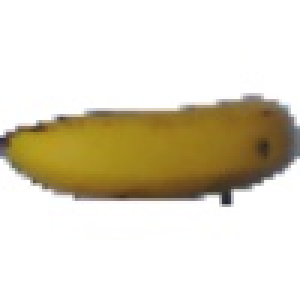
#> input picture kmeans1/8/Banana (04).jpg, 100 x 100 px, given as the content of the folder D:/PTIT/CSDLDPT/Multimedia-Database-System/Mix, which was not available (shown 3 times larger)
$ jupyter execute --allow-errors CSDLDPT.ipynb
#> lines starting #> are read from the running program, lines starting #| are printed output that depends on the picture; pictures that were not available may be replaced by others from this repository, and a replacement may not be noted
[cell 1]
import cv2
import matplotlib.pyplot as plt
from mpl_toolkits.mplot3d import Axes3D
import numpy as np
import pandas as pd
import os
import pymongo

[cell 2]
# [10 lines of commented-out code are left out]

[cell 3]
def average_BGR(image):
    avg_blue = image[:,:,0].mean()
    avg_green = image[:,:,1].mean()
    avg_red = image[:,:,2].mean()

    return [avg_blue,avg_green,avg_red]

def average_HSV(image):
    image = cv2.cvtColor(image,cv2.COLOR_BGR2HSV)
    avg_hue = image[:,:,0].mean()
    avg_saturation = image[:,:,1].mean()
    avg_value = image[:,:,2].mean()

    return avg_hue, avg_saturation, avg_value

def kmeans_display(X, label):
    unique_labels = np.unique(label)
    markers = ['o', 's', '^', 'p', '*', 'h', 'H', 'D', 'd', 'P', 'X', 'v', '<', '>', '8']  # List of markers for different clusters

    fig = plt.figure()
    ax = fig.add_subplot(111, projection='3d')

    for i, cluster_label in enumerate(unique_labels):
        X_cluster = X[label == cluster_label, :]
        marker = markers[i % len(markers)]  # Select a marker from the list cyclically

        ax.scatter(X_cluster[:, 0], X_cluster[:, 1], X_cluster[:, 2], marker=marker, s=20)

    ax.set_xlabel('X')
    ax.set_ylabel('Y')
    ax.set_zlabel('Z')

    plt.show()

[cell 4]
fig = plt.figure(figsize=(12, 6))

# Subplot for RGB
ax1 = fig.add_subplot(121, projection='3d')
ax1.set_title('RGB')
ax1.set_xlabel('Avg blue channel')
ax1.set_ylabel('Avg green channel')
ax1.set_zlabel('Avg red channel')

# Subplot for HSV
ax2 = fig.add_subplot(122, projection='3d')
ax2.set_title('HSV')
ax2.set_xlabel('Avg hue')
ax2.set_ylabel('Avg saturation')
ax2.set_zlabel('Avg value')

list_avg_blue = []
list_avg_green = []
list_avg_red = []

list_avg_hue=[]
list_avg_saturation=[]
list_avg_value=[]
X1 = []
X2 = []
list_image = []
list_image_path=[]
for dirname, _, filenames in os.walk('D:\PTIT\CSDLDPT\Multimedia-Database-System\Mix'):
    for filename in filenames:
        image_path = os.path.join(dirname, filename)
        list_image_path.append(image_path)
        image = cv2.imread(image_path)
#> image is the input picture: shape (100, 100, 3); mean B, G, R 198.2, 216.5, 223.4
        list_image.append(image)
        avg_BGR = average_BGR(image)
#> in average_BGR, `avg_blue = image[:,:,0].mean()`: avg_blue = 198.2
#> in average_BGR, `avg_green = image[:,:,1].mean()`: avg_green = 216.5
#> in average_BGR, `avg_red = image[:,:,2].mean()`: avg_red = 223.4
#> avg_BGR = [198.2, 216.5, 223.4]
        X1.append(avg_BGR)
        list_avg_blue.append(avg_BGR[0])
        list_avg_green.append(avg_BGR[1])
        list_avg_red.append(avg_BGR[2])
        avg_HSV= average_HSV(image)
#> in average_HSV, `image = cv2.cvtColor(image,cv2.COLOR_BGR2HSV)`: image: shape (100, 100, 3); mean H, S, V 15.7, 45, 223.5
#> in average_HSV, `avg_hue = image[:,:,0].mean()`: avg_hue = 15.69
#> in average_HSV, `avg_saturation = image[:,:,1].mean()`: avg_saturation = 45
#> in average_HSV, `avg_value = image[:,:,2].mean()`: avg_value = 223.5
#> avg_HSV = (15.69, 45, 223.5)
        list_avg_hue.append(avg_HSV[0])
        list_avg_saturation.append(avg_HSV[1])
        list_avg_value.append(avg_HSV[2])
        X2.append(avg_HSV)

ax1.scatter(list_avg_blue, list_avg_green, list_avg_red)
ax2.scatter(list_avg_value,list_avg_saturation,list_avg_hue)

# plt.show()
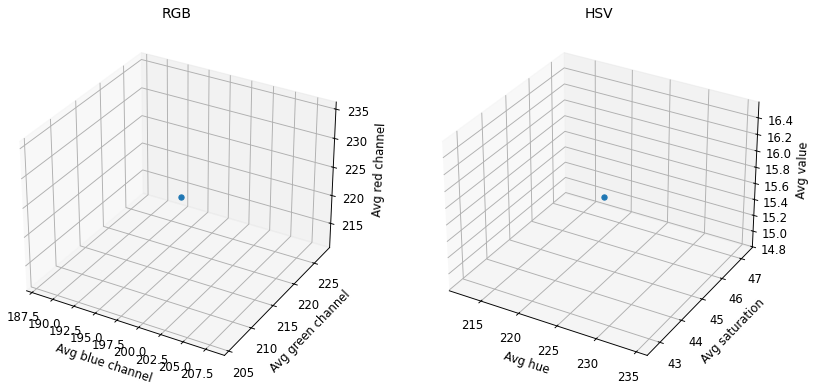
#> figure drawn by matplotlib, 2 panels

[cell 5]
# Create a figure with subplots
fig, axs = plt.subplots(1, 3, figsize=(18, 6))

# Plot blue vs. green
axs[0].scatter(list_avg_blue, list_avg_green)
axs[0].set_xlabel('Avg blue channel')
axs[0].set_ylabel('Avg green channel')
axs[0].set_title('Blue vs. Green')

# Plot green vs. red
axs[1].scatter(list_avg_green, list_avg_red)
axs[1].set_xlabel('Avg green channel')
axs[1].set_ylabel('Avg red channel')
axs[1].set_title('Green vs. Red')

# Plot red vs. blue
axs[2].scatter(list_avg_red, list_avg_blue)
axs[2].set_xlabel('Avg red channel')
axs[2].set_ylabel('Avg blue channel')
axs[2].set_title('Red vs. Blue')

plt.show()
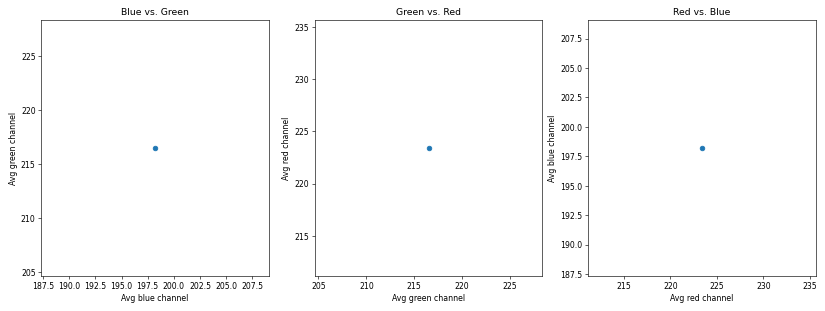
#> figure drawn by matplotlib, 3 panels

[cell 6]
from sklearn.cluster import KMeans
kmeans1 = KMeans(n_clusters=10,random_state =0)

X1 = np.array(X1)
#> X1 = [[198.2, 216.5, 223.4]]

#> (the rest of this cell did not finish here and is left out)

[cell 7]
distortions = []
K = range(1,15)
#> (the rest of this cell did not finish here and is left out)

[cell 8]
kmeans2 = KMeans(n_clusters=11,random_state =0)

X2 = np.array(X2)
#> X2 = [[15.69, 45, 223.5]]

#> (the rest of this cell did not finish here and is left out)

[cell 9]
all_list_image=[]
#> (the rest of this cell did not finish here and is left out)

[cell 10]
all_list_array=[]
#> (the rest of this cell did not finish here and is left out)

[cell 11]
result = []
result_pred_label2 = []
for i in range(11):
  len_label = len([key for key,value1,value2,image in all_list_array if key == i])
  count = len_label//13
  if count >1:
    kmeans2_label1 = KMeans(n_clusters=count ,random_state =0)

    result = [value2 for key,value1,value2,image in all_list_array if key == i]
    result = np.array(result)

    kmeans2_label1.fit(result)

    print('Centers found by scikit-learn:')
    print(kmeans2.cluster_centers_)
    result_pred_label2 = (kmeans2_label1.predict(result))
    kmeans_display(result, result_pred_label2)
    for index, (key1, key2, image, value1,value2) in enumerate(all_list_image):
      for i in range(len(result_pred_label2)):
          if (value2 == result[i]).all():
              # Tạo một bản sao của tuple hiện tại
              updated_tuple = list(all_list_image[index])
              # Thay đổi giá trị của key2 trong danh sách
              updated_tuple[1] = result_pred_label2[i]
              # Chuyển đổi danh sách đã được cập nhật thành tuple và gán lại vào all_list_image
              all_list_image[index] = tuple(updated_tuple)
#> after the loop, all_list_image = []

[cell 12]
tmp = [[] for _ in range(11)]
for key1, key2, image, value1, value2 in all_list_image:
  if key2 != None:
    tmp[key1].append([key2,image,value1,value2])
#> this loop made 0 passes

for index, (i) in enumerate(tmp):
  if len(i)>0:
    print(index)
    for key2,image,value1,value2 in i:
      if key2==0:
        print(image)
    print()
    for key2,image,value1,value2 in i:
      if key2==1:
        print(image)

$ run again, on kmeans1/8/Eggplant (08).jpg
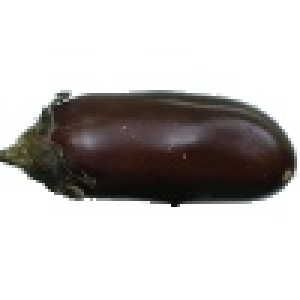
#> input picture kmeans1/8/Eggplant (08).jpg, 100 x 100 px, given as the content of the folder D:/PTIT/CSDLDPT/Multimedia-Database-System/Mix, which was not available (shown 3 times larger)
#> image is the input picture: shape (100, 100, 3); mean B, G, R 191, 192.5, 195.3
#> avg_blue = 191
#> avg_green = 192.5
#> avg_red = 195.3
#> avg_BGR = [191, 192.5, 195.3]
#> image: shape (100, 100, 3); mean H, S, V 21.4, 25.5, 195.6
#> avg_hue = 21.37
#> avg_saturation = 25.5
#> avg_value = 195.6
#> avg_HSV = (21.37, 25.5, 195.6)
#> `[cell 4] fig = plt.figure(figsize=(12, 6))  # Subplot for RGB ax1 = fi..`:
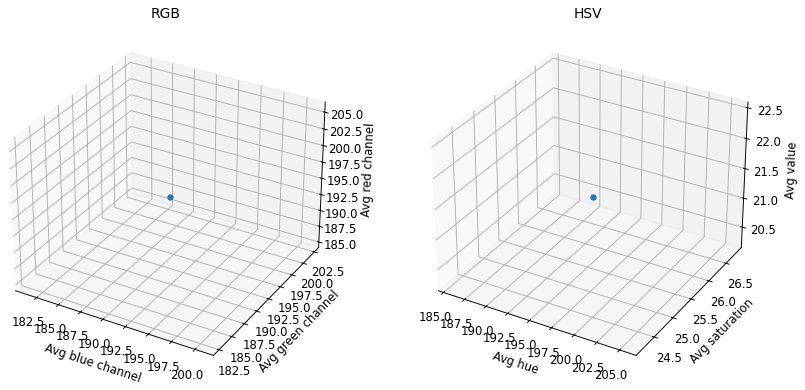
#> figure drawn by matplotlib, 2 panels
#> `plt.show()`:
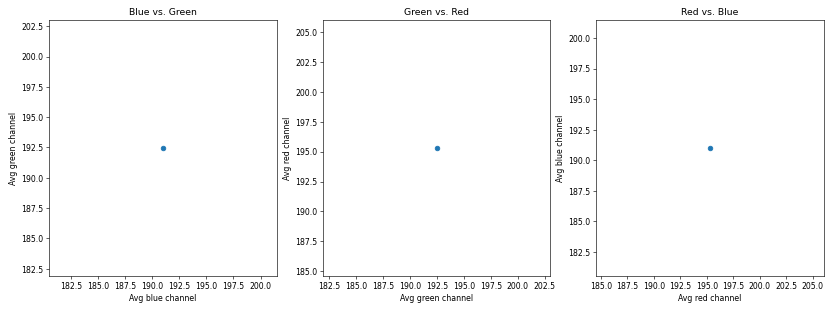
#> figure drawn by matplotlib, 3 panels
#> X1 = [[191, 192.5, 195.3]]
#> X2 = [[21.37, 25.5, 195.6]]
#> after the loop `for i in range(11):`: all_list_image = []

$ run again, on kmeans1/8/Eggplant (15).jpg
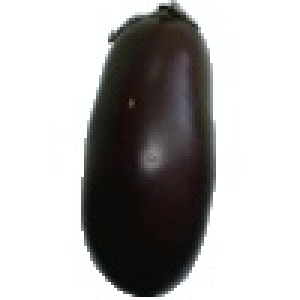
#> input picture kmeans1/8/Eggplant (15).jpg, 100 x 100 px, given as the content of the folder D:/PTIT/CSDLDPT/Multimedia-Database-System/Mix, which was not available (shown 3 times larger)
#> image is the input picture: shape (100, 100, 3); mean B, G, R 177.4, 178, 179.4
#> avg_blue = 177.4
#> avg_green = 178
#> avg_red = 179.4
#> avg_BGR = [177.4, 178, 179.4]
#> image: shape (100, 100, 3); mean H, S, V 31.6, 22.4, 179.9
#> avg_hue = 31.57
#> avg_saturation = 22.38
#> avg_value = 179.9
#> avg_HSV = (31.57, 22.38, 179.9)
#> `[cell 4] fig = plt.figure(figsize=(12, 6))  # Subplot for RGB ax1 = fi..`:
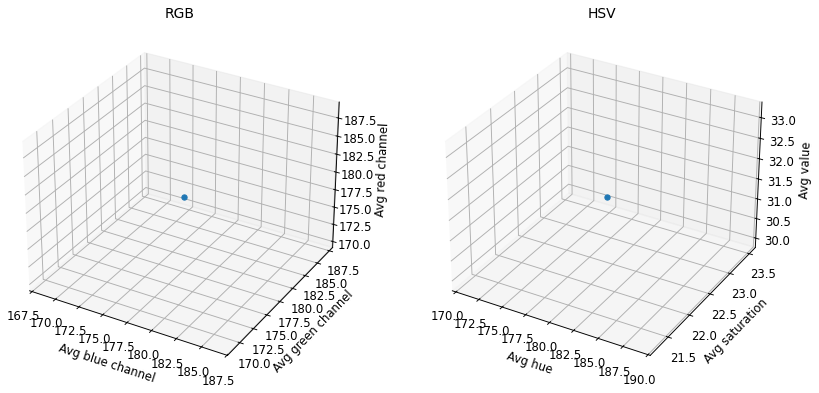
#> figure drawn by matplotlib, 2 panels
#> `plt.show()`:
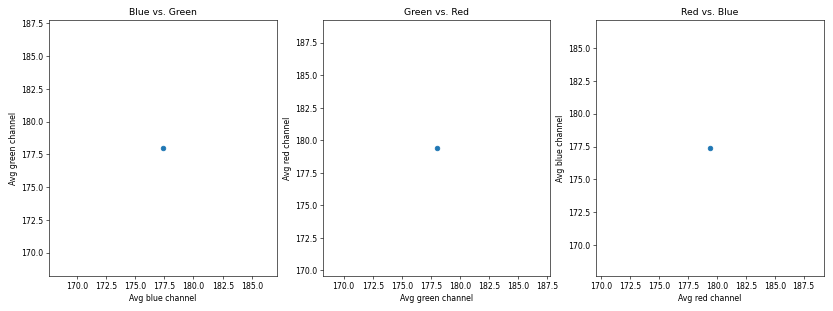
#> figure drawn by matplotlib, 3 panels
#> X1 = [[177.4, 178, 179.4]]
#> X2 = [[31.57, 22.38, 179.9]]
#> after the loop `for i in range(11):`: all_list_image = []

$ run again, on kmeans1/8/Kiwi (04).jpg
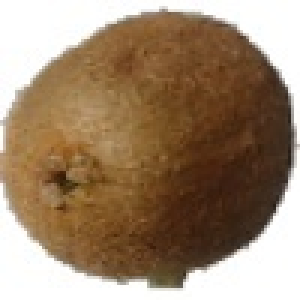
#> input picture kmeans1/8/Kiwi (04).jpg, 100 x 100 px, given as the content of the folder D:/PTIT/CSDLDPT/Multimedia-Database-System/Mix, which was not available (shown 3 times larger)
#> image is the input picture: shape (100, 100, 3); mean B, G, R 109.8, 134, 157.6
#> avg_blue = 109.8
#> avg_green = 134
#> avg_red = 157.6
#> avg_BGR = [109.8, 134, 157.6]
#> image: shape (100, 100, 3); mean H, S, V 19.1, 107.6, 157.7
#> avg_hue = 19.15
#> avg_saturation = 107.6
#> avg_value = 157.7
#> avg_HSV = (19.15, 107.6, 157.7)
#> `[cell 4] fig = plt.figure(figsize=(12, 6))  # Subplot for RGB ax1 = fi..`:
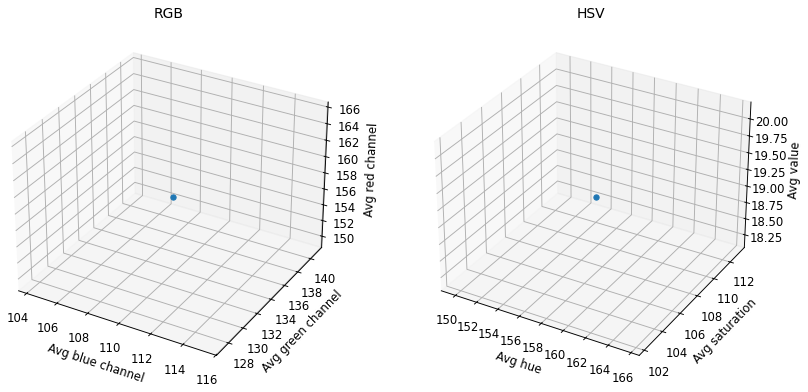
#> figure drawn by matplotlib, 2 panels
#> `plt.show()`:
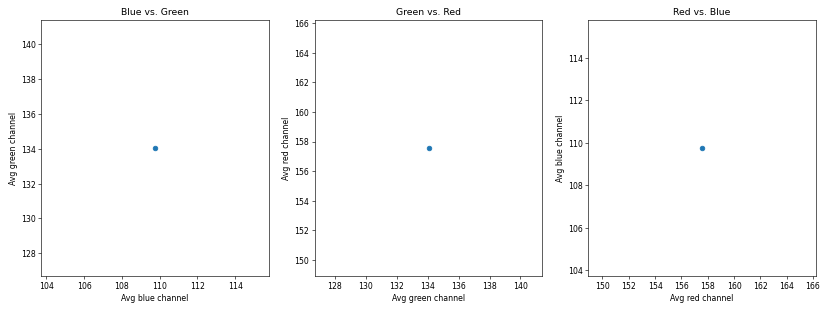
#> figure drawn by matplotlib, 3 panels
#> X1 = [[109.8, 134, 157.6]]
#> X2 = [[19.15, 107.6, 157.7]]
#> after the loop `for i in range(11):`: all_list_image = []
